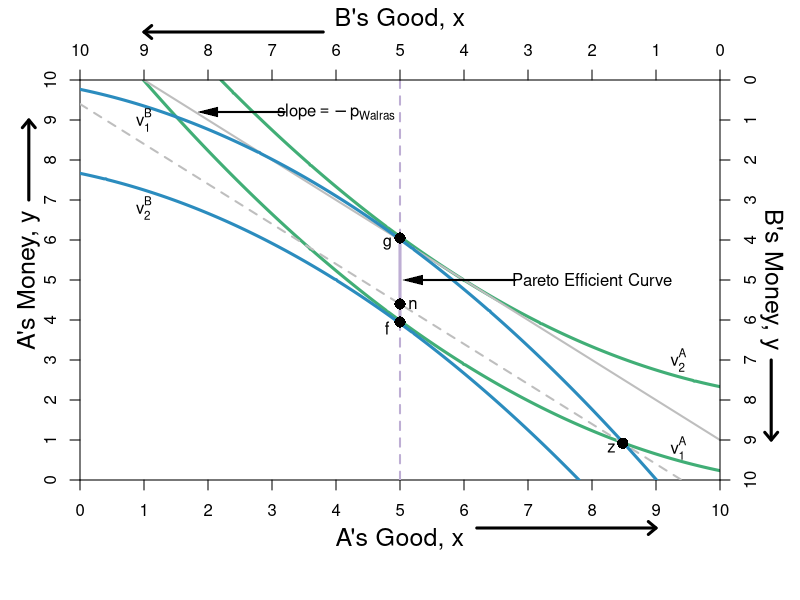

R code for this plot:
require(shape)
pdf(file = "what_can_markets_do/edgeworthbox_qql.pdf", width = 9, height = 7)

#Set parameters for graphics
axislabelsize <- 1.5
labelsize <- 1.2
graphlinewidth <- 3
segmentlinewidth <- 2

COL <- c("#7fc97f", "#beaed4", "#fdc086", "#ffff99", "#386cb0", "#f0027f", "#bf5b17", "#666666")
COLA <- c("#99d8c9","#66c2a4","#41ae76", "#238b45", "#005824")
COLB <- c("#4eb3d3", "#2b8cbe", "#0868ac","#084081")

par(mar =  c(6, 4, 4, 4))

uA <- function(x, y, rmax = 2, xmax = 12) {
  y + rmax*x - (1/2)*(rmax/xmax)*x^2
}

uB <- function(x, y, rmax = 2, xmax = 12) {
  (10 - y) + rmax*(10 - x) - (1/2)*(rmax/xmax)*(10 - x)^2
}

WalrasP <- function(x, intercept = 9) {
  intercept - x
}

xlims <- c(0, 10)
ylims <- c(0, 10)

npts <- 501 
x <- seq(xlims[1], xlims[2], length.out = npts)
y <- seq(ylims[1], ylims[2], length.out = npts) 
a <- c(11.9, 14)
b <- c(11.9, 14)

#B's value when at A's bliss point
#0.35*log(5.88) + 0.35*log(8.88) + 0.5*log(10 - 5.88) + 0.5*log(15 - 8.88) 

#B's bliss point x = 4.11765; y = 6.17647
#A's value when at A's bliss point
#0.5*log(4.11765) + 0.5*log(6.17647) + 0.35*log(10 - 4.11765) + 0.35*log(15 - 6.17647) 


plot(0, 0, xlim = xlims, ylim = ylims, type = "n",
     xlab = expression(paste("")),
     ylab = expression(paste("")), 
     xaxt = "n", 
     yaxt = "n", 
     cex.lab = axislabelsize, 
     bty = "n",
     xaxs="i", 
     yaxs="i")

ticksy <- seq(from = 0, to = 10, by = 1)
ylabels <- seq(from = 0, to = 10, by = 1)
ticksx <- seq(from = 0, to = 10, by = 1)
xlabels <- seq(from = 0, to = 10, by = 1)
axis(1, at = ticksx, pos = 0, labels = xlabels)
axis(2, at = ticksy, pos = 0, labels = ylabels, las = 0)

contour(x, y, 
        outer(x, y, uA),
        drawlabels = FALSE,
        col = COLA[3],
        lwd = graphlinewidth,
        levels = a, 
        xaxs="i", 
        yaxs="i", 
        add = TRUE) 

mtext("A's Good, x", side=1, line = 2.5, cex = axislabelsize)
text(-0.8, 0.5*ylims[2], expression(paste("A's Money, y")), xpd = TRUE, cex = axislabelsize, srt = 90) 

xx1 <- seq(xlims[1], xlims[2], length.out = npts)

#Add arrows:
arrows(-0.8, 7, -0.8, 9, xpd = TRUE, length=0.1,angle=40,lwd=3)
arrows(6.2, -1.2, 9, -1.2, xpd = TRUE, length=0.1,angle=40,lwd=3)

lines(xx1, WalrasP(xx1, intercept = 11), col = "gray", lwd = segmentlinewidth)
lines(xx1, WalrasP(xx1, intercept = 9.4), col = "gray", lwd = segmentlinewidth, lty = 2)

contour(x, y, 
        outer(x, y, uB),
        drawlabels = FALSE,
        col = COLB[2],
        lwd = graphlinewidth,
        levels = b, 
        add = TRUE
) 

segments(5, 3.95, 5, 6.05, lty = 1, col = COL[2] , lwd = graphlinewidth)
segments(5, 0, 5, 3.95, col = COL[2] , lwd = segmentlinewidth, lty = 2)
segments(5, 6.05, 5, 10, col = COL[2] , lwd = segmentlinewidth, lty = 2)

#Label the PEC
text(8, 5, expression("Pareto Efficient Curve"))
Arrows(6.8, 5, 5.2, 5, col = "black", lty = 1, lwd = 2, arr.type = "triangle", arr.lwd = 0.5)

#Label the walrasian P
text(4, 9.2, expression(slope == -p[Walras] ))
Arrows(3.2, 9.2, 2, 9.2, col = "black", lty = 1, lwd = 2, arr.type = "triangle", arr.lwd = 0.5)


#Label the iso-welfare functions for the HG, Aisha
text(9.35, 0.8, expression(v[1]^A))
text(9.35, 3, expression(v[2]^A))

#Label the indifference curves for the HG, Betty
text(1, 9, expression(v[1]^B))
text(1, 6.8, expression(v[2]^B))
#text(2.6, 8.1, expression(v[3]^B))
#text(3.4, 6.9, expression(v[4]^B))

#Label point i. 
points(5, 3.95, pch = 16, col = "black", cex = 1.5)
text(4.8, 3.8, expression(paste(f)))

points(5, 4.4, pch = 16, col = "black", cex = 1.5)
text(5.2, 4.4, expression(paste(n)))


points(5, 6.05, pch = 16, col = "black", cex = 1.5)
text(4.8, 5.9, expression(paste(g)))

#Initial Allocations
points(x = 8.48, y = 0.92, pch = 16, col = "black", cex = 1.5)
text(8.3, 0.8, expression(paste(z)))

# points(x = 8.5, y = 2.5, pch = 16, col = "black", cex = 1.5)
# text(8.3, 2.3, expression(paste(z)))



par(new = TRUE)

#Use the same x and ylims as previously, but with locations switched
xlims2 <- c(10, 0)
ylims2 <- c(10, 0)

#Leave the ylab and xlab blank to ensure no axes titles
plot(0, 0, xlim = xlims2, ylim = ylims2, type = "n",
     xlab = expression(paste("")),
     ylab = expression(paste("")),
     xaxt = "n", 
     yaxt = "n", 
     cex.lab = 1.3, 
     bty = "n",
     xaxs="i", 
     yaxs="i")

#Set up axes at sides 3 and 4 (top and right)
axis(side = 3, at = ticksx, pos = 0, labels = xlabels)
axis(side = 4, at = ticksy, pos = 0, labels = ylabels, las = 0)
mtext("B's Good, x", side=3, line = 2.5, cex = axislabelsize)
text(-0.8, 0.5*ylims[2], expression(paste("B's Money, y")), xpd = TRUE, cex = axislabelsize, srt = 270) 

#Add arrows:
arrows(-0.8, 7, -0.8, 9, xpd = TRUE, length=0.1,angle=40,lwd=3)
arrows(6.2, -1.2, 9, -1.2, xpd = TRUE, length=0.1,angle=40,lwd=3)


#Customize ticks and labels for the plot
#ticksy <- seq(from = 0, to = 15, by = 1)
#ylabels <- seq(from = 0, to = 15, by = 1)
#ticksx <- seq(from = 0, to = 10, by = 1)
#xlabels <- seq(from = 0, to = 10, by = 1)
#axis(1, at = ticksx, pos = 0, labels = xlabels)
#axis(2, at = ticksy, pos = 0, labels = ylabels, las = 0)

dev.off()
